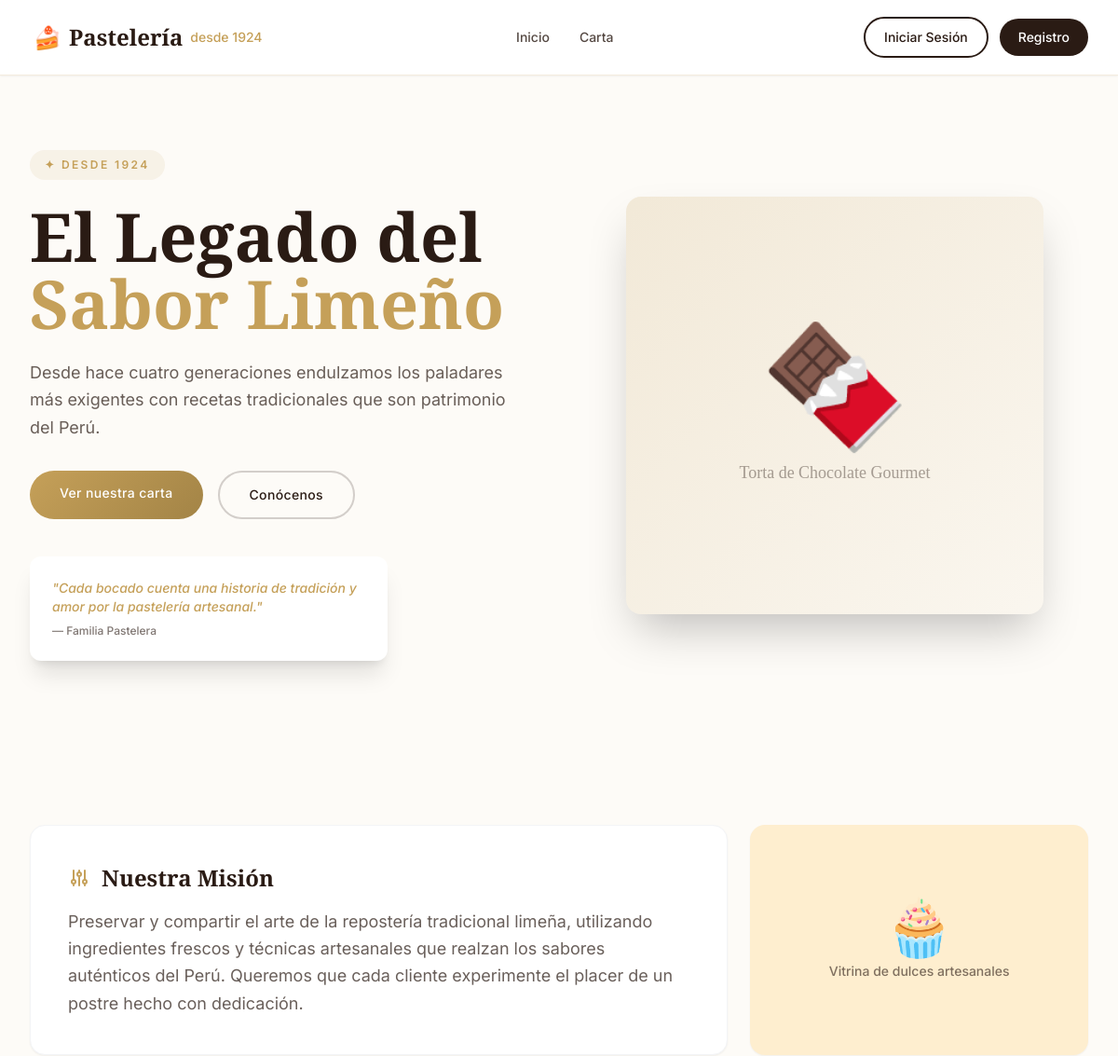
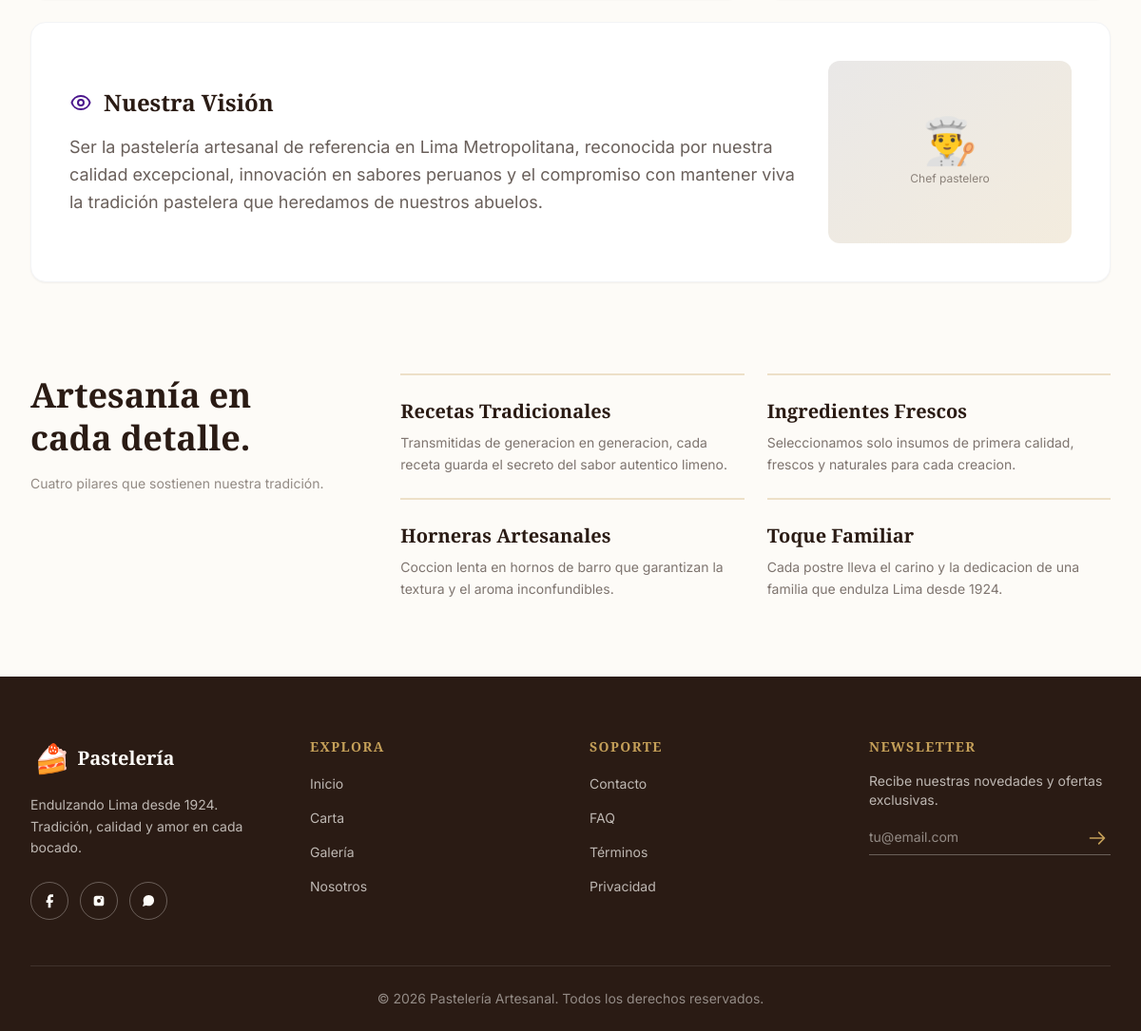
The page / on the database its author committed (2 pictures, top to bottom).
### tables this page shows
CREATE TABLE IF NOT EXISTS pilares (
    id INT AUTO_INCREMENT PRIMARY KEY,
    titulo VARCHAR(100) NOT NULL,
    descripcion TEXT
);

### app/Controllers/HomeController.php (called while the page is built)
<?php
class HomeController extends Controller
{
    public function index(): void
    {
        $this->render('home/index', [
            'pilares' => Pilar::all(),
            'menuPublic' => $GLOBALS['menuPublic'],
            'redesSociales' => $GLOBALS['redesSociales'],
            'enlacesFooter' => $GLOBALS['enlacesFooter'],
        ]);
    }
}

### index.php (called while the page is built, shortened)
<?php
require_once __DIR__ . '/config.php';
require_once __DIR__ . '/app/autoload.php';
$router = new Router();
$router->get('/', ['HomeController', 'index']);
$router->get('/carta', ['CartaController', 'index']);
$router->get('/login', ['AuthController', 'login']);
$router->post('/login', ['AuthController', 'login']);
$router->get('/register', ['AuthController', 'register']);
$router->post('/register', ['AuthController', 'register']);
$router->get('/logout', ['AuthController', 'logout']);
$router->get('/checkout', ['CheckoutController', 'index']);
$router->get('/detalle-producto', ['DetalleProductoController', 'show']);
$router->get('/panel-mozo', ['PanelMozoController', 'index']);
$router->post('/panel-mozo/mover', ['PanelMozoController', 'moverPreparacion']);
$router->get('/cocina', ['CocinaController', 'index']);
$router->post('/cocina/marcar-listo', ['CocinaController', 'marcarListo']);
$router->get('/entregas', ['EntregasController', 'index']);
$router->post('/entregas/confirmar', ['EntregasController', 'confirmarEntrega']);
$router->get('/entregas/confirmar', ['EntregasController', 'confirmarEntrega']);
$router->get('/mis-pedidos', ['MisPedidosController', 'index']);
$router->post('/checkout/confirmar', ['CheckoutController', 'confirmar']);
$router->get('/admin', ['AdminController', 'index']);
$router->get('/admin/historial-entregas', ['HistorialEntregasController', 'index']);
$router->get('/admin/api/historial-entregas', ['HistorialEntregasController', 'api']);
$router->get('/admin/api/historial-entregas/detalle', ['HistorialEntregasController', 'detalle']);
$router->dispatch();

### config.php (called while the page is built, shortened)
<?php
function url(string $path = ''): string
{
    return BASE_URL . $path;
}

### app/autoload.php (called while the page is built, shortened)
<?php
spl_autoload_register(function ($class) {
    $dirs = ['Core', 'Controllers', 'Models'];
    foreach ($dirs as $dir) {
        $file = __DIR__ . "/$dir/$class.php";
        if (file_exists($file)) {
            return;
        }
    }
});

### app/Core/Database.php (called while the page is built)
<?php
class Database
{
    private static ?PDO $instance = null;
    public static function getConnection(): PDO
    {
        if (self::$instance === null) {
            self::$instance = new PDO(
                'mysql:host=' . DB_HOST . ';dbname=' . DB_NAME . ';charset=utf8mb4',
                DB_USER,
                DB_PASS,
                [
                    PDO::ATTR_ERRMODE => PDO::ERRMODE_EXCEPTION,
                    PDO::ATTR_DEFAULT_FETCH_MODE => PDO::FETCH_ASSOC,
                    PDO::ATTR_EMULATE_PREPARES => false,
                ]
            );
        }
        return self::$instance;
    }
}

### app/Models/Pilar.php (called while the page is built)
<?php
class Pilar
{
    public static function all(): array
    {
        $stmt = Database::getConnection()->query(
            'SELECT * FROM pilares ORDER BY id'
        );
        return $stmt->fetchAll();
    }
}

### app/Views/home/index.php (the view, shortened to what this page needs)
<section class="max-w-7xl mx-auto px-4 sm:px-6 lg:px-8 py-12 lg:py-20">
  <div class="grid grid-cols-1 lg:grid-cols-2 gap-12 items-center">
    <div class="relative">
      <span class="inline-block bg-[#C5A059]/10 text-[#C5A059] text-xs font-semibold tracking-[.2em] uppercase px-4 py-2 rounded-full mb-6">
        ✦ Desde 1924
      </span>
      <h1 class="text-5xl sm:text-6xl lg:text-7xl font-serif font-bold text-[#2A1B14] leading-[1.1] mb-6">
        El Legado del<br>
        <span class="text-[#C5A059]">Sabor Limeño</span>
      </h1>
      <p class="text-lg text-[#2A1B14]/70 leading-relaxed mb-8 max-w-lg">
        Desde hace cuatro generaciones endulzamos los paladares más exigentes con recetas tradicionales que son patrimonio del Perú.
      </p>
      <div class="flex flex-wrap gap-4">
        <a href="<?= url('/carta') ?>" class="px-8 py-3.5 rounded-full font-medium text-sm tracking-wide btn-primary">
          Ver nuestra carta
        </a>
        <a href="#nosotros" class="px-8 py-3.5 rounded-full font-medium text-sm tracking-wide text-[#2A1B14] border-2 border-[#2A1B14]/20 hover:border-[#2A1B14] transition-all">
          Conócenos
        </a>
      </div>
      <div class="mt-10 bg-white p-6 rounded-xl shadow-xl max-w-sm">
        <p class="text-[#C5A059] text-sm italic font-medium">
          "Cada bocado cuenta una historia de tradición y amor por la pastelería artesanal."
        </p>
        <p class="text-[#2A1B14]/60 text-xs mt-2 font-medium">— Familia Pastelera</p>
      </div>
    </div>
    <div class="relative flex justify-center">
      <div class="w-full max-w-md aspect-square rounded-2xl bg-gradient-to-br from-[#C5A059]/20 to-[#C5A059]/5 flex items-center justify-center overflow-hidden shadow-2xl">
        <div class="text-center p-8">
          <span class="text-9xl">🍫</span>
          <p class="text-[#2A1B14]/40 font-serif text-lg mt-4">Torta de Chocolate Gourmet</p>
        </div>
      </div>
    </div>
  </div>
</section>
<section id="nosotros" class="max-w-7xl mx-auto px-4 sm:px-6 lg:px-8 py-16 lg:py-24">
  <div class="grid grid-cols-1 lg:grid-cols-3 gap-6 mb-6">
    <div class="lg:col-span-2 bg-white rounded-2xl p-8 lg:p-10 shadow-sm border border-gray-100">
      <div class="flex items-center gap-3 mb-4">
        <svg class="w-6 h-6 text-[#C5A059]" fill="none" stroke="currentColor" viewBox="0 0 24 24">
          <path stroke-linecap="round" stroke-linejoin="round" stroke-width="2" d="M12 6V4m0 2a2 2 0 100 4m0-4a2 2 0 110 4m-6 8a2 2 0 100-4m0 4a2 2 0 110-4m0 4v2m0-6V4m6 6v10m6-2a2 2 0 100-4m0 4a2 2 0 110-4m0 4v2m0-6V4"/>
        </svg>
        <h2 class="text-2xl font-serif font-bold text-[#2A1B14]">Nuestra Misión</h2>
      </div>
      <p class="text-[#2A1B14]/70 leading-relaxed text-lg">
        Preservar y compartir el arte de la repostería tradicional limeña, utilizando ingredientes frescos y técnicas artesanales que realzan los sabores auténticos del Perú. Queremos que cada cliente experimente el placer de un postre hecho con dedicación.
      </p>
    </div>
    <div class="bg-[#FECD70]/30 rounded-2xl overflow-hidden flex items-center justify-center min-h-[200px] shadow-sm">
      <div class="text-center p-6">
        <span class="text-6xl">🧁</span>
        <p class="text-[#2A1B14]/60 text-sm mt-2 font-medium">Vitrina de dulces artesanales</p>
      </div>
    </div>
  </div>
  <div class="bg-white rounded-2xl p-8 lg:p-10 shadow-sm border border-gray-100 flex flex-col lg:flex-row items-center gap-8">
    <div class="flex-1">
      <div class="flex items-center gap-3 mb-4">
        <h2 class="text-2xl font-serif font-bold text-[#2A1B14]">Nuestra Visión</h2>
      </div>
      <p class="text-[#2A1B14]/70 leading-relaxed text-lg">
        Ser la pastelería artesanal de referencia en Lima Metropolitana, reconocida por nuestra calidad excepcional, innovación en sabores peruanos y el compromiso con mantener viva la tradición pastelera que heredamos de nuestros abuelos.
      </p>
    </div>
    <div class="flex-shrink-0 w-full lg:w-64 h-48 rounded-xl bg-gradient-to-br from-[#2A1B14]/10 to-[#C5A059]/20 flex items-center justify-center">
      <div class="text-center">
        <span class="text-5xl">👨‍🍳</span>
        <p class="text-[#2A1B14]/50 text-xs mt-2">Chef pastelero</p>
      </div>
    </div>
  </div>
</section>
<section class="max-w-7xl mx-auto px-4 sm:px-6 lg:px-8 pb-20">
  <div class="grid grid-cols-1 lg:grid-cols-3 gap-8">
    <div>
      <h2 class="text-4xl font-serif font-bold text-[#2A1B14] leading-tight">
        Artesanía en<br>cada detalle.
      </h2>
      <p class="text-[#2A1B14]/50 text-sm mt-4">
        Cuatro pilares que sostienen nuestra tradición.
      </p>
    </div>
    <div class="lg:col-span-2 grid grid-cols-1 sm:grid-cols-2 gap-6">
      <?php foreach ($pilares as $pilar): ?>
        <div class="border-t-2 border-[#C5A059]/30 pt-6">
          <h3 class="font-serif font-bold text-xl text-[#2A1B14] mb-2"><?= $pilar['titulo'] ?></h3>
          <p class="text-sm text-[#2A1B14]/60 leading-relaxed"><?= $pilar['descripcion'] ?></p>
        </div>
      <?php endforeach; ?>
    </div>
  </div>
</section>

### rows shown on the page
pilares: titulo "Recetas Tradicionales", descripcion "Transmitidas de generacion en generacion, cada receta guarda el secreto del sabor autentico limeno."
pilares: titulo "Ingredientes Frescos", descripcion "Seleccionamos solo insumos de primera calidad, frescos y naturales para cada creacion."
pilares: titulo "Horneras Artesanales", descripcion "Coccion lenta en hornos de barro que garantizan la textura y el aroma inconfundibles."
pilares: titulo "Toque Familiar", descripcion "Cada postre lleva el carino y la dedicacion de una familia que endulza Lima desde 1924."

### other values the page prints
$item['label'] "Inicio"
$item['label'] "Carta"
$link['label'] "Inicio"
$link['label'] "Carta"
$link['label'] "Galería"
$link['label'] "Nosotros"
$link['label'] "Contacto"
$link['label'] "FAQ"
$link['label'] "Términos"
$link['label'] "Privacidad"
